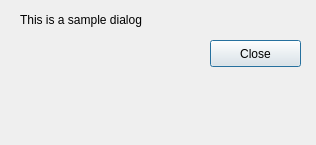
<?xml version="1.0" encoding="UTF-8"?>
<ui version="4.0">
 <class>Dialog</class>
 <widget class="QDialog" name="Dialog">
  <property name="geometry">
   <rect>
    <x>0</x>
    <y>0</y>
    <width>316</width>
    <height>145</height>
   </rect>
  </property>
  <property name="windowTitle">
   <string>Dialog</string>
  </property>
  <widget class="QLabel" name="label">
   <property name="geometry">
    <rect>
     <x>20</x>
     <y>10</y>
     <width>281</width>
     <height>19</height>
    </rect>
   </property>
   <property name="text">
    <string>This is a sample dialog</string>
   </property>
  </widget>
  <widget class="QPushButton" name="pushButton">
   <property name="geometry">
    <rect>
     <x>210</x>
     <y>40</y>
     <width>91</width>
     <height>27</height>
    </rect>
   </property>
   <property name="text">
    <string>Close</string>
   </property>
  </widget>
 </widget>
 <resources/>
 <connections>
  <connection>
   <sender>pushButton</sender>
   <signal>clicked()</signal>
   <receiver>Dialog</receiver>
   <slot>accept()</slot>
   <hints>
    <hint type="sourcelabel">
     <x>258</x>
     <y>50</y>
    </hint>
    <hint type="destinationlabel">
     <x>168</x>
     <y>100</y>
    </hint>
   </hints>
  </connection>
 </connections>
</ui>
